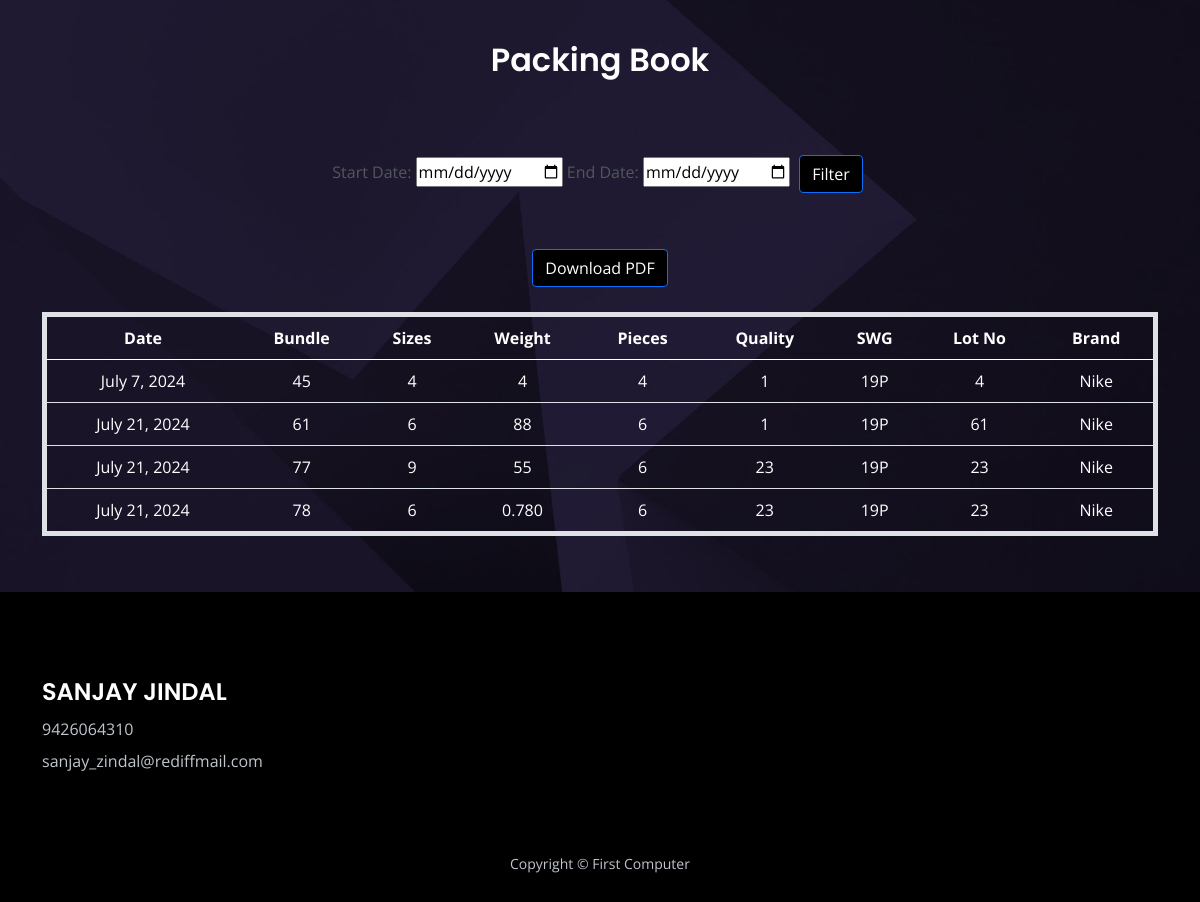
/packing_book/ (signed in), run on the app's committed database.
### app/models.py (models this page shows, shortened)
class Packing(models.Model):
    user = models.ForeignKey(User, on_delete=models.CASCADE, null=True, default=None)
    date_packing = models.DateField(max_length=20, blank=True, null=True)
    lot_no = models.CharField(max_length=100)
    quality = models.ForeignKey('Quality', on_delete=models.CASCADE)
    point = models.ForeignKey('Point', on_delete=models.CASCADE)
    brand = models.ForeignKey('Brand', on_delete=models.CASCADE)
    lot_kgs = models.FloatField()
    total_weight = models.DecimalField(max_digits=10, decimal_places=2, default=0.00)

class Bundle(models.Model):
    bundle_entry = models.ForeignKey(Packing, on_delete=models.CASCADE, related_name='bundles')
    bundle = models.CharField(max_length=100)
    grade = models.CharField(max_length=100)
    sizes = models.CharField(max_length=100)
    sheet = models.CharField(max_length=100)
    weight = models.CharField(max_length=100)
    remarks = models.CharField(max_length=200, blank=True, null=True)
    status = models.BooleanField(default=False)  # Field to track dispatch status
    bill_no = models.CharField(max_length=20, blank=True, null=True)

class Quality(models.Model):
    user = models.ForeignKey(User, on_delete=models.CASCADE, blank=True, null=True)  # Add this field
    quality_no = models.CharField(max_length=100)
    def __str__(self):
        return self.quality_no

class Point(models.Model):
    user = models.ForeignKey(User, on_delete=models.CASCADE, blank=True, null=True)  # Add this field
    point = models.CharField(max_length=100)
    def __str__(self):
        return self.point

class Brand(models.Model):
    user = models.ForeignKey(User, on_delete=models.CASCADE, blank=True, null=True)  # Add this field
    brand = models.CharField(max_length=100)
    def __str__(self):
        return self.brand

### app/report.py (the view)
# urls.py: path('packing_book/', report.packing_book, name='packing_book'),
@login_required
def packing_book(request):
    packings = Packing.objects.filter(user=request.user)
    return render(request, 'report/packing_book.html', {'packings': packings})

### app/templates/report/packing_book.html (shortened to what this page needs)
{% load static %}
<!DOCTYPE html>
<html lang="en">
<head>
    <link href="{% static 'css/bootstrap.min.css' %}" rel="stylesheet">
    <link href="{% static 'css/fontawesome-all.min.css' %}" rel="stylesheet">
    <link href="{% static 'css/swiper.css' %}" rel="stylesheet">
    <link href="{% static 'css/styles.css' %}" rel="stylesheet">
</head>
<body>
    <div id="contact" class="form-1">
        <div class="container">
            <h2 class="h2-heading">Packing Book</h2>
            <br><br>
            <div class="date-filter">
                <label for="startDate">Start Date: </label>
                <input type="date" id="startDate">
                <label for="endDate">End Date: </label>
                <input type="date" id="endDate">
                <button class="btn btn-primary" onclick="filterTable()">Filter</button>
            </div>
            <br>
            <button id="downloadPdf" class="btn btn-primary">Download PDF</button>
            <div class="table-responsive">
                <table class="table table-striped" id="packingTable">
                    <thead>
                        <tr>
                            <th>Date</th>
                            <th>Bundle</th>
                            <th>Sizes</th>
                            <th>Weight</th>
                            <th>Pieces</th>
                            <th>Quality</th>
                            <th>SWG</th>
                            <th>Lot No</th>
                            <th>Brand</th>
                        </tr>
                    </thead>
                    <tbody>
                        {% for packing in packings %}
                            {% for bundle in packing.bundles.all %}
                                <tr>
                                    <td>{{ packing.date_packing }}</td>
                                    <td>{{ bundle.bundle }}</td>
                                    <td>{{ bundle.sizes }}</td>
                                    <td>{{ bundle.weight }}</td>
                                    <td>{{ bundle.sheet }}</td>
                                    <td>{{ packing.quality }}</td>
                                    <td>{{ packing.point }}</td>
                                    <td>{{ packing.lot_no }}</td>
                                    <td>{{ packing.brand }}</td>
                                </tr>
                            {% endfor %}
                        {% endfor %}
                    </tbody>
                </table>
            </div>
        </div>
    </div>
    <div class="footer">
        <div class="container">
            <div class="row">
                <div class="col-lg-12">
                    <div class="footer-col second">
                        <h4 style="color:white"><br><br>SANJAY JINDAL</h4>
                        <ul class="list-unstyled li-space-lg p-big">
                            <li>9426064310</li>
                            <li>sanjay_zindal@rediffmail.com</li>
                        </ul>
                    </div>
                </div>
            </div>
        </div>
    </div>
    <div class="copyright">
        <div class="container">
            <div class="row">
                <div class="col-lg-12">
                    <p class="p-small">Copyright © First Computer</p>
                </div>
            </div>
        </div>
    </div>
</body>
</html>

### app/static/css/styles.css (style rules this page uses)
body, html { width: 100%; height: 100%; }
body, p { color: #53575a; font: 400 1rem/1.625rem "Open Sans", sans-serif; }
h2 { color: #2b2b4f; font-weight: 600; font-size: 2rem; line-height: 2.5rem; font-family: "Poppins" }
h4 { color: #2b2b4f; font-weight: 600; font-size: 1.5rem; line-height: 2rem; font-family: "Poppins" }
.p-small { font-size: 0.875rem; line-height: 1.5rem; }
.li-space-lg li { margin-bottom: 0.5rem; }
.form-1 { padding-top: 9.5rem; padding-bottom: 8.75rem; background: url('../images/contact-background.jpg') center center no-repeat; background-size: cover; text-align: center; }
.form-1 .h2-heading { margin-bottom: 1.125rem; color: #ffffff; }
.footer { padding-top: 6.5rem; padding-bottom: 2rem; background-color: #121015; }
.footer .footer-col { margin-bottom: 3rem; }
.footer p, .footer a, .footer ul { color: #bfc4cd; }
.footer .li-space-lg li { margin-bottom: 0.375rem; }
.copyright { padding-bottom: 1rem; background-color: #121015; text-align: center; }
.copyright p, .copyright a { color: #bfc4cd; text-decoration: none; }
@media (min-width: 992px) { .h2-heading { width: 35.25rem; margin-right: auto; margin-left: auto; } }
@media (min-width: 992px) { .footer .footer-col { margin-bottom: 2rem; } }
@media (min-width: 992px) { .footer .footer-col.second { display: inline-block; width: 320px; margin-right: 1.75rem; vertical-align: top; } }
@media (min-width: 1200px) { .container { max-width: 1140px; } }
@media (min-width: 1200px) { .footer .footer-col.second { margin-right: 6.5rem; } }

### app/templates/report/packing_book.html (style rules this page uses)
.form-1 { padding: 40px 0; }
.h2-heading { margin-bottom: 30px; }
.btn { margin: 5px; }
.footer { background-color: #000; color: white; padding: 20px 0; }
.footer-col { margin-bottom: 20px; }
.copyright { background-color: #000; color: white; padding: 10px 0; }
.table-responsive { margin-top: 20px; }
table { color: white; border: 5px solid white; }
th, td { color: white !important; }
.btn-primary { background-color: black; }
.date-filter { margin-bottom: 20px; }

### data on the page
Packing: date_packing "July 7, 2024", quality "1", point "19P", lot_no "4", brand "Nike"
Bundle: bundle "45", sizes "4", weight "4", sheet "4"
Packing: date_packing "July 21, 2024", quality "1", point "19P", lot_no "61", brand "Nike"
Bundle: bundle "61", sizes "6", weight "88", sheet "6"
Packing: date_packing "July 21, 2024", quality "23", point "19P", lot_no "23", brand "Nike"
Bundle: bundle "77", sizes "9", weight "55", sheet "6"
Bundle: bundle "78", sizes "6", weight "0.780", sheet "6"
